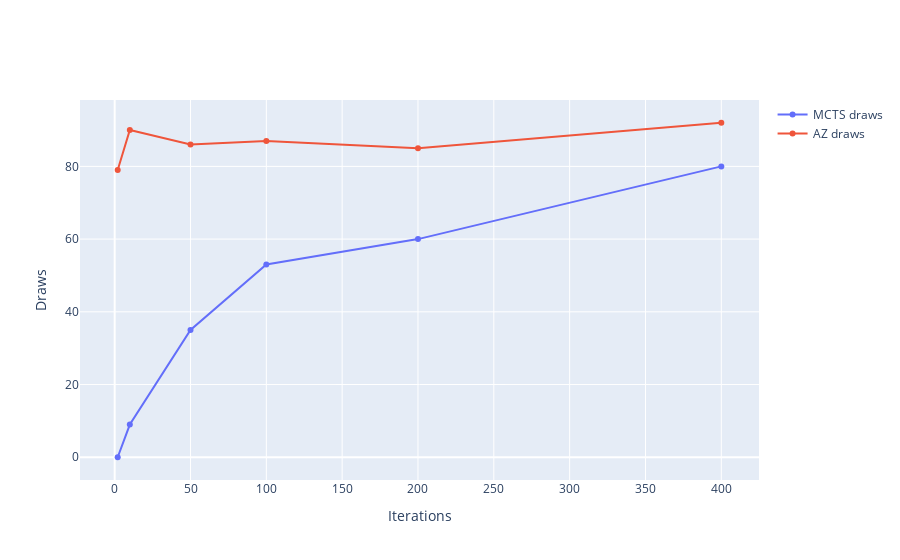

Notebook code for this chart:
### Code cell
import plotly.graph_objects as go


fig = go.Figure()
fig.add_trace(go.Scatter(x=iters, y=mcts_draws, mode='lines+markers', name='MCTS draws'))
fig.add_trace(go.Scatter(x=iters, y=az_draws, mode='lines+markers', name='AZ draws'))
fig.update_xaxes(title_text='Iterations')
fig.update_yaxes(title_text='Draws')
fig.show()

### Figure 1 — Plotly figure (JSON) as saved in the notebook; plotly's stock layout.template omitted (floating-point values rounded to 4 significant figures)
{"data": [{"mode": "lines+markers", "name": "MCTS draws", "type": "scatter", "x": [2, 10, 50, 100, 200, 400], "y": [0, 9, 35, 53, 60, 80]}, {"mode": "lines+markers", "name": "AZ draws", "type": "scatter", "x": [2, 10, 50, 100, 200, 400], "y": [79, 90, 86, 87, 85, 92]}], "layout": {"xaxis": {"title": {"text": "Iterations"}}, "yaxis": {"title": {"text": "Draws"}}}}
